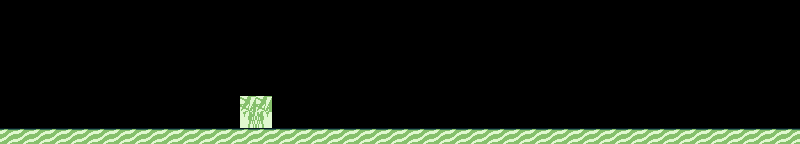

This is a level from a 2D game, rendered from its Tiled map with the project's own tilesets. A one-line summary and the complete map file follow:
An orthogonal 50x9 tile map with 16x16 px tiles, 1 tile layer (Tile Layer 1).

<map version="1.10" tiledversion="1.10.2" orientation="orthogonal" renderorder="right-down" width="50" height="9" tilewidth="16" tileheight="16" infinite="0" nextlayerid="2" nextobjectid="1">
 <tileset firstgid="1" source="beach.tsx" />
 <layer id="1" name="Tile Layer 1" width="50" height="9">
  <data encoding="csv">
0,0,0,0,0,0,0,0,0,0,0,0,0,0,0,0,0,0,0,0,0,0,0,0,0,0,0,0,0,0,0,0,0,0,0,0,0,0,0,0,0,0,0,0,0,0,0,0,0,0,
0,0,0,0,0,0,0,0,0,0,0,0,0,0,0,0,0,0,0,0,0,0,0,0,0,0,0,0,0,0,0,0,0,0,0,0,0,0,0,0,0,0,0,0,0,0,0,0,0,0,
0,0,0,0,0,0,0,0,0,0,0,0,0,0,0,0,0,0,0,0,0,0,0,0,0,0,0,0,0,0,0,0,0,0,0,0,0,0,0,0,0,0,0,0,0,0,0,0,0,0,
0,0,0,0,0,0,0,0,0,0,0,0,0,0,0,0,0,0,0,0,0,0,0,0,0,0,0,0,0,0,0,0,0,0,0,0,0,0,0,0,0,0,0,0,0,0,0,0,0,0,
0,0,0,0,0,0,0,0,0,0,0,0,0,0,0,0,0,0,0,0,0,0,0,0,0,0,0,0,0,0,0,0,0,0,0,0,0,0,0,0,0,0,0,0,0,0,0,0,0,0,
0,0,0,0,0,0,0,0,0,0,0,0,0,0,0,0,0,0,0,0,0,0,0,0,0,0,0,0,0,0,0,0,0,0,0,0,0,0,0,0,0,0,0,0,0,0,0,0,0,0,
0,0,0,0,0,0,0,0,0,0,0,0,0,0,0,85,85,0,0,0,0,0,0,0,0,0,0,0,0,0,0,0,0,0,0,0,0,0,0,0,0,0,0,0,0,0,0,0,0,0,
0,0,0,0,0,0,0,0,0,0,0,0,0,0,0,2147483742,94,0,0,0,0,0,0,0,0,0,0,0,0,0,0,0,0,0,0,0,0,0,0,0,0,0,0,0,0,0,0,0,0,0,
2,2,2,2,2,2,2,2,2,2,2,2,2,2,2,2,2,2,2,2,2,2,2,2,2,2,2,2,2,2,2,2,2,2,2,2,2,2,2,2,2,2,2,2,2,2,2,2,2,2
</data>
 </layer>
</map>
